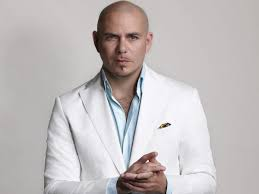
#> input picture resimler/pitbull.jpg, 259 x 194 px, found by its file name
$ python renk_isleme.py
#> lines starting #> are read from the running program, lines starting #| are printed output that depends on the picture

import cv2


img=cv2.imread('resimler/pitbull.jpg')
#> img is the input picture: shape (194, 259, 3); mean B, G, R 187.8, 187.4, 193
img_gray=cv2.cvtColor(img,cv2.COLOR_BGR2GRAY)
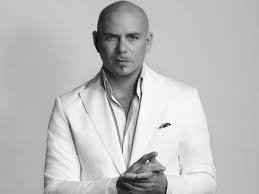
#> img_gray: shape (194, 259); min 2, max 255, mean 189.2
img_rgb=cv2.cvtColor(img,cv2.COLOR_BGR2RGB)
img_hsv = cv2.cvtColor(img, cv2.COLOR_BGR2HSV)
#> img_hsv: shape (194, 259, 3); mean H, S, V 47.9, 16.1, 195.1
img_lab=cv2.cvtColor(img,cv2.COLOR_BGR2HLS_FULL)
#> img_lab: shape (194, 259, 3); mean of channels 0, 1, 2 67.7, 190.3, 27.3

cv2.imshow("RENKLI",img)
cv2.imshow("GRI SEVIYE",img_gray)

cv2.imshow("RENKLI",img)
cv2.imshow("RGB SEVIYE",img_rgb)

cv2.imshow("RENKLI",img)
cv2.imshow("HSV SEVIYE",img_hsv)

cv2.imshow("RENKLI",img)
cv2.imshow("LAB SEVIYE",img_lab)

cv2.waitKey(0)
cv2.destroyAllWindows()
